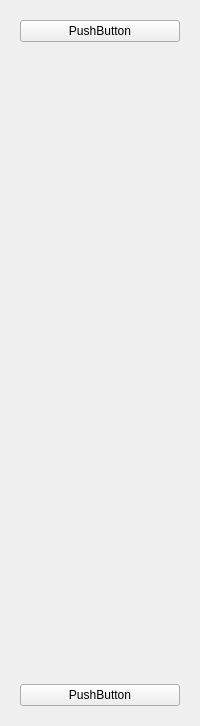
         <widget class="QWidget" name="page_2">
          <property name="sizePolicy">
           <sizepolicy hsizetype="Preferred" vsizetype="Preferred">
            <horstretch>0</horstretch>
            <verstretch>0</verstretch>
           </sizepolicy>
          </property>
          <layout class="QGridLayout" name="gridLayout_4">
           <item row="0" column="0">
            <widget class="QWidget" name="widget_3" native="true">
             <layout class="QVBoxLayout" name="verticalLayout_4">
              <item>
               <widget class="QPushButton" name="pushButton_10">
                <property name="text">
                 <string>PushButton</string>
                </property>
               </widget>
              </item>
              <item>
               <spacer name="verticalSpacer_2">
                <property name="orientation">
                 <enum>Qt::Vertical</enum>
                </property>
                <property name="sizeHint" stdset="0">
                 <size>
                  <width>20</width>
                  <height>636</height>
                 </size>
                </property>
               </spacer>
              </item>
              <item>
               <widget class="QPushButton" name="pushButton_11">
                <property name="text">
                 <string>PushButton</string>
                </property>
               </widget>
              </item>
             </layout>
            </widget>
           </item>
          </layout>
         </widget>
